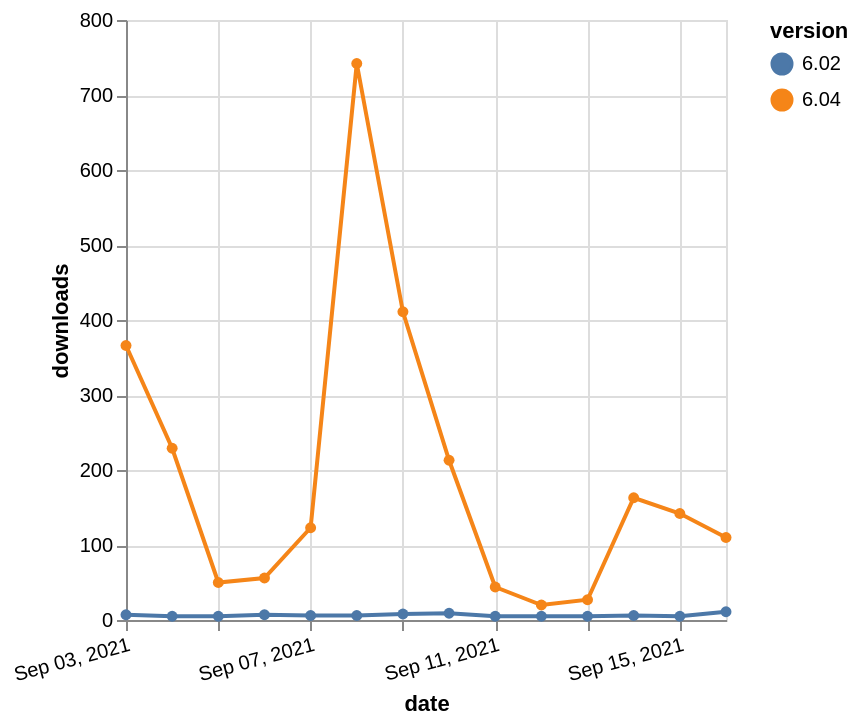

Vega-Lite specification stored for this chart:
### Vega-Lite specification from a JSON file in a GitHub repository (floating-point values rounded to 4 significant figures)
{"$schema": "https://vega.github.io/schema/vega-lite/v5.json", "description": "A simple bar chart with embedded data.", "data": {"values": [{"date": "2021-09-03", "total": 123643, "delta": 366, "version": "6.04"}, {"date": "2021-09-04", "total": 123872, "delta": 229, "version": "6.04"}, {"date": "2021-09-05", "total": 123922, "delta": 50, "version": "6.04"}, {"date": "2021-09-06", "total": 123978, "delta": 56, "version": "6.04"}, {"date": "2021-09-07", "total": 124101, "delta": 123, "version": "6.04"}, {"date": "2021-09-08", "total": 124843, "delta": 742, "version": "6.04"}, {"date": "2021-09-09", "total": 125254, "delta": 411, "version": "6.04"}, {"date": "2021-09-10", "total": 125467, "delta": 213, "version": "6.04"}, {"date": "2021-09-11", "total": 125511, "delta": 44, "version": "6.04"}, {"date": "2021-09-12", "total": 125531, "delta": 20, "version": "6.04"}, {"date": "2021-09-13", "total": 125558, "delta": 27, "version": "6.04"}, {"date": "2021-09-14", "total": 125721, "delta": 163, "version": "6.04"}, {"date": "2021-09-15", "total": 125863, "delta": 142, "version": "6.04"}, {"date": "2021-09-16", "total": 125973, "delta": 110, "version": "6.04"}, {"date": "2021-09-03", "total": 52357, "delta": 7, "version": "6.02"}, {"date": "2021-09-04", "total": 52362, "delta": 5, "version": "6.02"}, {"date": "2021-09-05", "total": 52367, "delta": 5, "version": "6.02"}, {"date": "2021-09-06", "total": 52374, "delta": 7, "version": "6.02"}, {"date": "2021-09-07", "total": 52380, "delta": 6, "version": "6.02"}, {"date": "2021-09-08", "total": 52386, "delta": 6, "version": "6.02"}, {"date": "2021-09-09", "total": 52394, "delta": 8, "version": "6.02"}, {"date": "2021-09-10", "total": 52403, "delta": 9, "version": "6.02"}, {"date": "2021-09-11", "total": 52408, "delta": 5, "version": "6.02"}, {"date": "2021-09-12", "total": 52413, "delta": 5, "version": "6.02"}, {"date": "2021-09-13", "total": 52418, "delta": 5, "version": "6.02"}, {"date": "2021-09-14", "total": 52424, "delta": 6, "version": "6.02"}, {"date": "2021-09-15", "total": 52429, "delta": 5, "version": "6.02"}, {"date": "2021-09-16", "total": 52440, "delta": 11, "version": "6.02"}]}, "width": "container", "mark": {"type": "line", "point": {"filled": true}}, "encoding": {"x": {"field": "date", "type": "temporal", "timeUnit": "yearmonthdate", "title": "date", "axis": {"labelAngle": -15}}, "y": {"field": "delta", "type": "quantitative", "title": "downloads"}, "color": {"field": "version", "type": "nominal"}, "tooltip": {"field": "delta"}}}
